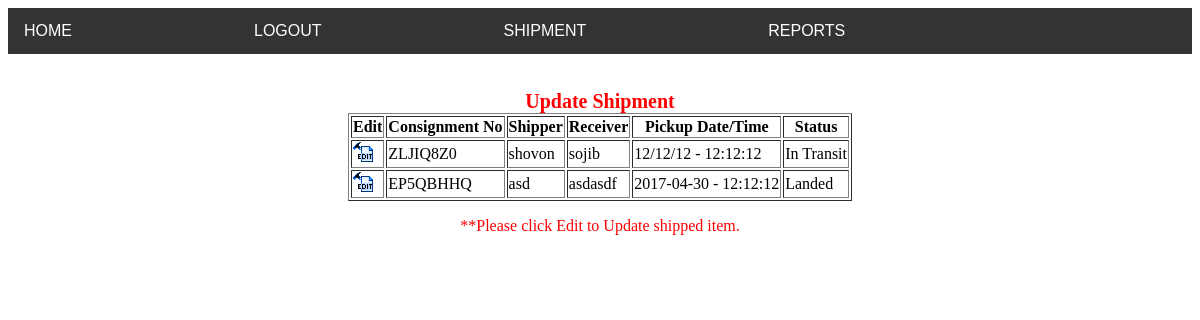
The page /courier-list.php (signed in) on the database its author committed.
### tables this page shows
CREATE TABLE `ups_shipped_item` (
  `cid` int(10) NOT NULL,
  `cons_no` varchar(20) NOT NULL,
  `ship_name` varchar(100) NOT NULL,
  `phone` varchar(12) NOT NULL,
  `s_add` varchar(200) NOT NULL,
  `rev_name` varchar(100) NOT NULL,
  `r_phone` varchar(12) NOT NULL,
  `r_add` varchar(200) NOT NULL,
  `type` varchar(40) NOT NULL,
  `weight` double NOT NULL,
  `invice_no` varchar(20) NOT NULL,
  `qty` int(10) NOT NULL,
  `book_mode` varchar(20) NOT NULL,
  `freight` double NOT NULL,
  `mode` varchar(20) NOT NULL,
  `pick_date` varchar(20) NOT NULL,
  `pick_time` varchar(10) NOT NULL,
  `status` varchar(20) NOT NULL,
  `comments` varchar(250) NOT NULL,
  `book_date` date NOT NULL
);

### database.php (called while the page is built, shortened)
<?php
function dbQuery($sql)
{
	$result = mysql_query($sql) or die(mysql_error());
	return $result;
}
function dbFetchAssoc($result)
{
	return mysql_fetch_assoc($result);
}
?>

### courier-list.php (the view, shortened to what this page needs)
<?php
require_once('database.php');
$sql = "SELECT cid, cons_no, ship_name, rev_name, pick_date, pick_time, status
		FROM ups_shipped_item
		WHERE status != 'Delivered'
		ORDER BY cid DESC
		LIMIT 0, 20";
$result = dbQuery($sql);
?>
<!DOCTYPE html>
<html>
	<head>
	</head>
	<body>
		<?php include("header.php"); ?>
		<center> <br><br>
			<table border="1px solid black">
				<caption style="color: red;font-size: 20px;font-weight: bold;">Update Shipment</caption>
				<thead>
					<tr>
						<th>Edit</th>
						<th>Consignment No</th>
						<th>Shipper</th>
						<th>Receiver</th>
						<th>Pickup Date/Time</th>
						<th>Status</th>
					</tr>
				</thead>
				<?php
					while($data = dbFetchAssoc($result)){
					extract($data);
				?>
				<tbody>
					<tr onMouseOver="this.bgColor='#9da6b5';" onMouseOut="this.bgColor='#FFFFFF';" bgcolor="#FFFFFF">
						<td>
							<a href="edit-courier.php?cid=<?php echo $cid; ?>">
								<img src="edit_icon.gif" border="0" height="20" width="20">
							</a>
						</td>
						<td class="gentxt"><?php echo $cons_no; ?></td>
					     <td class="gentxt"><?php echo $ship_name; ?></td>
					     <td class="gentxt"><?php echo $rev_name; ?></td>
					     <td class="gentxt"><?php echo $pick_date; ?> - <?php echo $pick_time; ?></td>
					     <td class="gentxt"><?php echo $status; ?></td>
					</tr>
				<?php
					}
				?>
				</tbody>
			</table>
			<p style="color: red">**Please click Edit to Update shipped item.</p>
		</center>
	</body>
</html>

### rows shown on the page
ups_shipped_item: cons_no "ZLJIQ8Z0", ship_name "shovon", rev_name "sojib", pick_date "12/12/12", pick_time "12:12:12", status "In Transit"
ups_shipped_item: cons_no "EP5QBHHQ", ship_name "asd", rev_name "asdasdf", pick_date "2017-04-30", pick_time "12:12:12", status "Landed"
